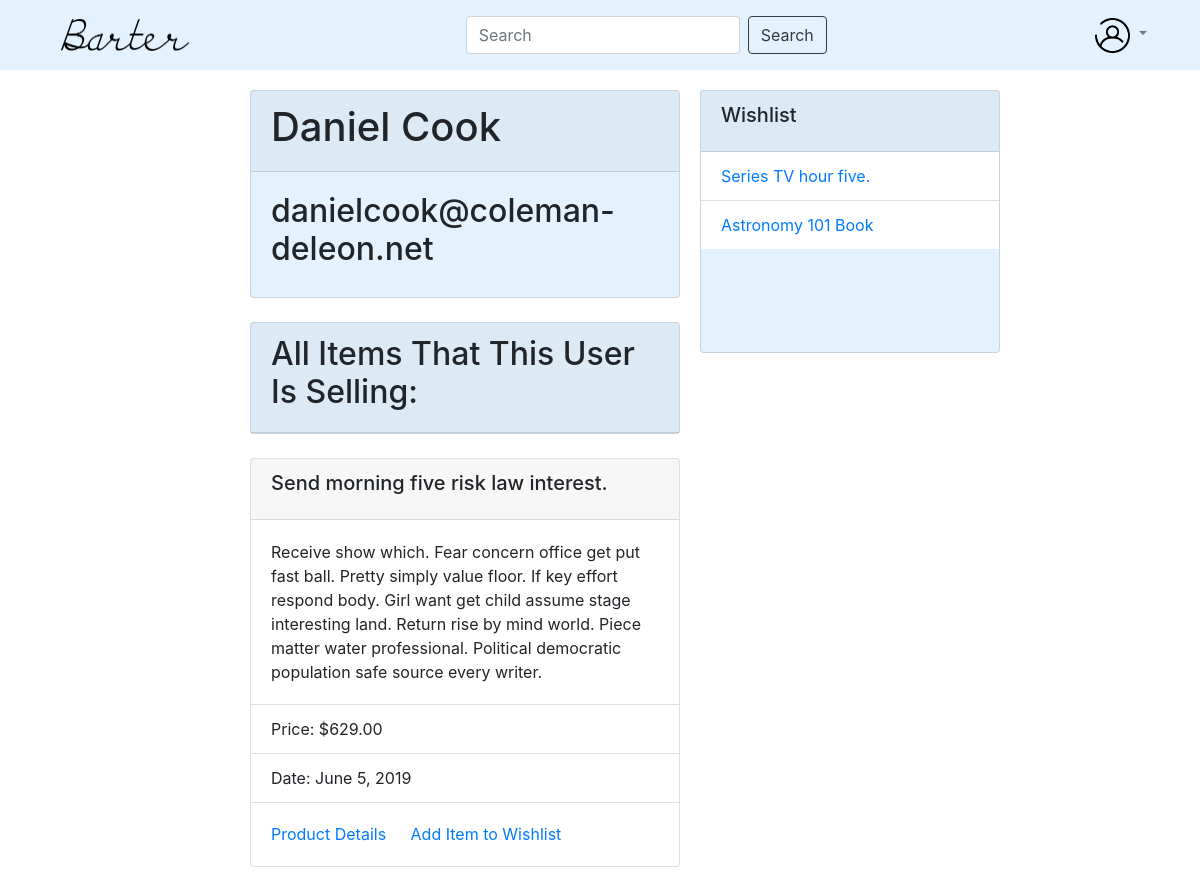
The app's page /user/20 (signed in) with its own data.
### main_app/models.py (models this page shows, shortened)
class Wishlist(models.Model):
	user = models.ForeignKey(User, on_delete=models.CASCADE)
	item = models.ForeignKey(Item, on_delete=models.CASCADE)

class Item(models.Model):
	FN = 'FN'
	BK = 'BK'
	ED = 'ED'
	DG = 'DG'
	AP = 'AP'
	AC = 'AC'
	SH = 'SH'
	ST = 'ST'
	categories = [
		(FN, 'Furniture'),
		(BK, 'Book'),
		(ED, 'Electronic Device'),
		(DG, 'Digital Good'),
		(AP, 'Apparel'),
		(SH, 'Shoes'),
		(AC, 'Accessories'),
		(ST, 'College Supply')
	]
	pid = models.UUIDField(default=uuid.uuid4, editable=False, unique=True)
	category = models.CharField(max_length=2, choices=categories, default=BK)
	title = models.CharField(max_length=128)
	price = models.DecimalField(max_digits=8, decimal_places=2)
	description = models.TextField()
	date_posted = models.DateField()
	user = models.ForeignKey(User, on_delete=models.CASCADE)

### main_app/views.py (the view)
# urls.py: path('user/<id>', views.user_page, name='user_page')
def user_page(request, id):
	check_for_wishlist_update(request)
	context = {}
	check_login(request, context)
	user = User.objects.filter(id=id)
	if user:
		context['specified_user'] = user[0]
		context['specified_user_items'] = Item.objects.filter(user=user[0])
	return render(request, "user_page.html", context)

### main_app/views.py (called while the page is built)
def check_login(request, context):
	if not request.user.is_anonymous:
			context['logged_in'] = True
			context['user'] = request.user
			user = User.objects.filter(username=request.user)[0]
			wishlist = Wishlist.objects.filter(user=user)
			context['wishlist'] = wishlist
			context['wishlist_pids'] = list(map(lambda x : x.item.pid, wishlist))
			context['user_items'] = Item.objects.filter(user=request.user)

def check_for_wishlist_update(request):
	if request.method == "POST":
		if "add_to_wishlist" in request.POST and "pid" in request.POST:
			add_to_wishlist(request.POST["pid"], User.objects.filter(username=request.user)[0])
		elif "remove_from_wishlist" in request.POST and "pid" in request.POST:
			remove_from_wishlist(request.POST["pid"], User.objects.filter(username=request.user)[0])

### templates/user_page.html (shortened to what this page needs)
{% extends "base.html" %}
{% block content %}
    {% if specified_user %}
        <div class="card mt-4" style="width: 100%; background-color:#e3f2fd;">
            <div class="card-header">
                <h1>{{ specified_user.first_name }} {{ specified_user.last_name }}</h1>
            </div>
            <div class="card-body">
                <h2>{{ specified_user.email }}</h2>
            </div>
        </div>
        <div class="card mt-4" style="width: 100%; background-color:#e3f2fd;">
            <div class="card-header">
                <h2>All Items That This User Is Selling:</h2>
            </div>
        </div>
        {% for p in specified_user_items %}
			<div class="card mt-4" style="width: 100%;">
				<div class="card-header">
					<h5 class="card-title">{{ p.title }}
					</h5>
				</div>
				<div class="card-body">
					<p class="card-text">{{ p.description }}</p>
				</div>
				<ul class="list-group list-group-flush">
					<li class="list-group-item">Price: ${{ p.price }}</li>
					<li class="list-group-item">Date: {{ p.date_posted }}</li>
				</ul>
				<div class="card-body">
					<a href="{% url 'productpage' pid=p.pid %}"+p.pid class="card-link">Product Details</a>
					{% if logged_in and p not in user_items %}
						{% if p.pid not in wishlist_pids %}
							<a href="#" class="card-link" onclick="document.getElementById('add_{{ p.pid }}').submit()">Add Item to Wishlist</a>
						{% else %}
							<a href="#" class="card-link" onclick="document.getElementById('remove_{{ p.pid }}').submit()">Remove from Wishlist</a>
						{% endif %}
					{% endif %}
				</div>
			</div>
		{% endfor %}
    {% else %}
        <h1>User not found</h1>
    {% endif %}
{% endblock %}

### templates/base.html (shortened to what this page needs)
<!DOCTYPE html>
{% load static %}
<html lang="en">
  <head>
    <link rel="stylesheet" href="https://stackpath.bootstrapcdn.com/bootstrap/4.3.1/css/bootstrap.min.css">
    <link rel="stylesheet" href="{% static "main_app/style.css" %}">
  </head>
  <body>
      <nav class="navbar navbar-expand-lg navbar-light fixed-top" style="background-color: #e3f2fd;">
        <div class="container">
          <a class="nav-link" href="/">
            <img src="{% static "barter.png" %}" alt="", width="128" height="32">
          </a>
          <form class="form-inline my-2" method="POST" action="../">
            <input class="form-control mr-xl-2" id="search" name="search_query" type="search" placeholder="Search" aria-label="Search">
            <button class="btn btn-outline-dark my-2 my-sm-0" type="submit">Search</button>
          </form>
          <div id="navbarSupportedContent">
            <ul class="navbar-nav mr-auto">
              <li class="nav-item dropdown">
                <a class="nav-link dropdown-toggle" href="#" id="navbarDropdown" role="button" data-toggle="dropdown" aria-haspopup="true" aria-expanded="false">
                  <img src="{% static "man.png" %}" width="35" height="35" alt="">
                </a>
              </li>
            </ul>
        </div>
      </nav>
    <div id="static_right">
    {% if logged_in %}
      <div class="card mt-4" style="width: 100%; background-color:#e3f2fd;">
        <div class="card-header">
          <h5 class="card-title">Wishlist</h5>
        </div>
        <div id="wishlist-items">
          {% if wishlist|length > 0 %}
            <ul class="list-group list-group-flush">
              {% for item in wishlist %}
                <li class="list-group-item">
                  <a href="{% url 'productpage' pid=item.item.pid %}" class="card-link">{{item.item.title}}</a>
                </li>
              {% endfor %}
            </ul>
          {% else %}
            <ul class="list-group list-group-flush">
              <li class="list-group-item">Your cart is empty!</li>
            </ul>
          {% endif %}
        </div>
      </div>
    {% else %}
      <div class="card mt-4" style="width: 100%; background-color:#e3f2fd;">
        <div class="card-header">
          <h5 class="card-title"><a href="{% url 'login_user' %}">Log-In</a> to see your Wishlist</h5>
        </div>
      </div>
    {% endif %}
    </div>
    <div id="content">
      {% block content %}
      {% endblock %}
    </div>
  </body>
</html>

### static/main_app/style.css (style rules this page uses)
#static_right { width: 300px; height: 500px; background-repeat: repeat-y; overflow: auto; position: sticky; margin-top: 90px; margin-right: 200px; font-size: 16px; float: right; }
#content { height: auto; padding: 20px; margin-left: 230px; margin-right: 500px; padding-bottom: 30px; overflow: auto; margin-top: 70px; }
#wishlist-items { height: 200px; overflow: scroll; }
.mt-4, .my-4 { margin-bottom: 1.5rem!important; margin-top: 0!important; }

### records on screen
Wishlist: item "Series TV hour five."
Wishlist: item "Astronomy 101 Book"
Item: title "Send morning five risk law interest.", description "Receive show which. Fear concern office get put fast ball. Pretty simply value floor. If key effort respond body. Girl want get child assume stage interesting land. Return rise by mind world. Piece matter water professional. Political democratic population safe source every writer.", price "629.00", date_posted "June 5, 2019"

### other values on screen
{{ specified_user.first_name }} "Daniel"
{{ specified_user.last_name }} "Cook"
{{ specified_user.email }} "danielcook@coleman-deleon.net"
